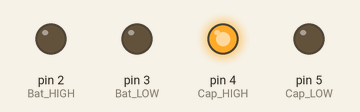
Recording of a sketch running on a simulated Arduino Uno, built with avr-gcc and run on an emulated ATmega328P. Shown: output pins drawn as LEDs (lit = HIGH).

Above: at 0.05 s.
At 0.6 s:
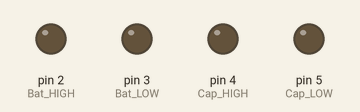
At 2.45 s:
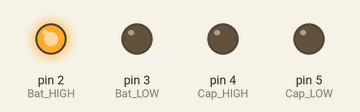
At 3.65 s:
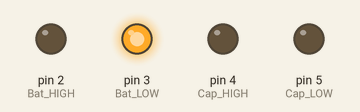
At 6.05 s:
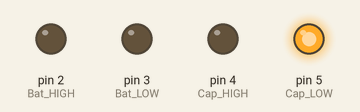
Timing chart, 0 to 6.3 s (numbered marks = the images above):
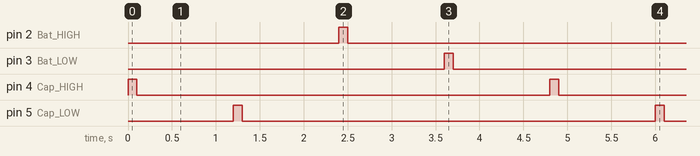

The sketch:

Relay_pulse.ino
```cpp
#define Bat_HIGH 2
#define Bat_LOW 3
#define Cap_HIGH 4
#define Cap_LOW 5


void setup() {
  pinMode(Bat_HIGH , OUTPUT);
  pinMode(Bat_LOW, OUTPUT);
  pinMode(Cap_HIGH , OUTPUT);
  pinMode(Cap_LOW, OUTPUT);
}

int  x=100;

void button (int switch1){
    digitalWrite(switch1,HIGH);  // put your main code here, to run repeatedly:
    delay(x);
    digitalWrite(switch1,LOW);
    delay(x);
}

void loop() {
    button(Cap_HIGH);
    delay(1000);
    button(Cap_LOW);
    delay(1000);
    button(Bat_HIGH);
    delay(1000);
    button(Bat_LOW);
    delay(1000);

}
```

Measured:
- by itself, pin 2 (Bat_HIGH), pin 3 (Bat_LOW), pin 4 (Cap_HIGH), pin 5 (Cap_LOW): alternates HIGH for 0.10 s and LOW for 4.7 s
- by itself, everything shown: repeats every 4.8 s, in 8 steps
